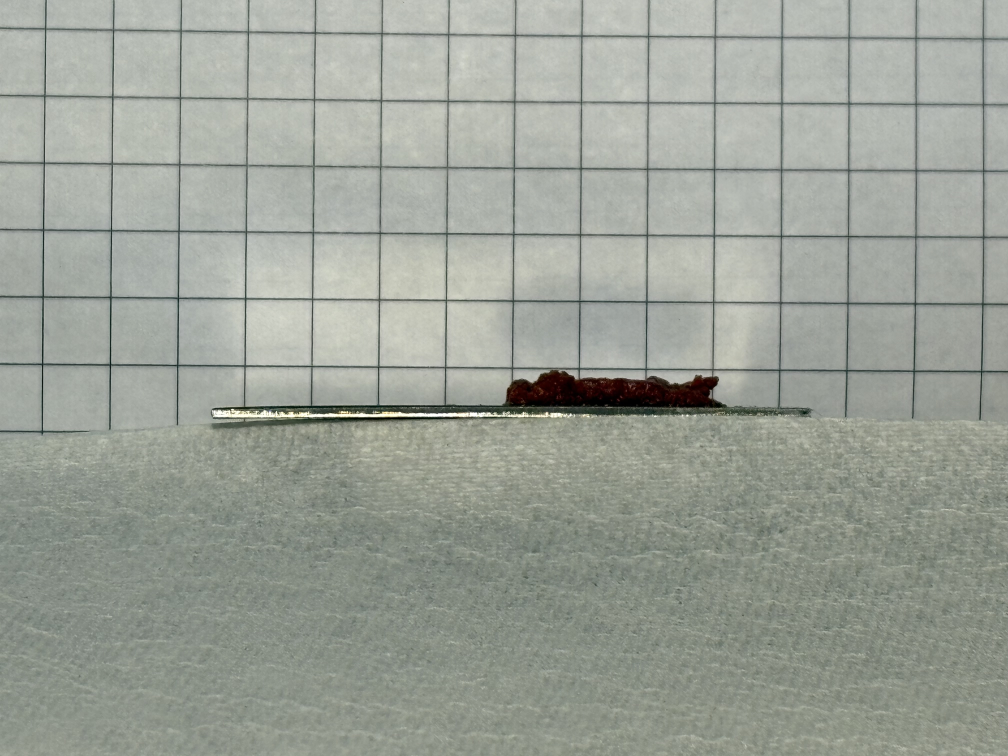
#> input picture data/raw/real_stain_images_3/IMG_2652.jpg, 4032 x 3024 px (shown at 1/4 size)
$ python -i measure_stain_shrinkage.py   (imports and definitions only)
#> lines starting #> are read from the running program, lines starting #| are printed output that depends on the picture; after the words box and inside, x2 and y2 are one past the last pixel; in counts of white or black regions, pixels touching at a corner belong together
#> further down, picture is the input picture: shape (3024, 4032, 3); mean B, G, R 151.1, 160.2, 154.9
import csv
import argparse
import re
import statistics
from pathlib import Path

import cv2
import numpy as np


INPUT_ROOT = Path("analysis_data/Visualization-PusherV3")
OUTPUT_ROOT = Path("analysis_results")
ROI = (450, 400, 1550, 780)


def stain_bbox(image):
    x0, y0, x1, y1 = ROI
    blue, green, red = cv2.split(image)
    mask = (
        (red.astype(np.int16) > green.astype(np.int16) + 35)
        & (red.astype(np.int16) > blue.astype(np.int16) + 35)
        & (red > 50)
    ).astype(np.uint8) * 255
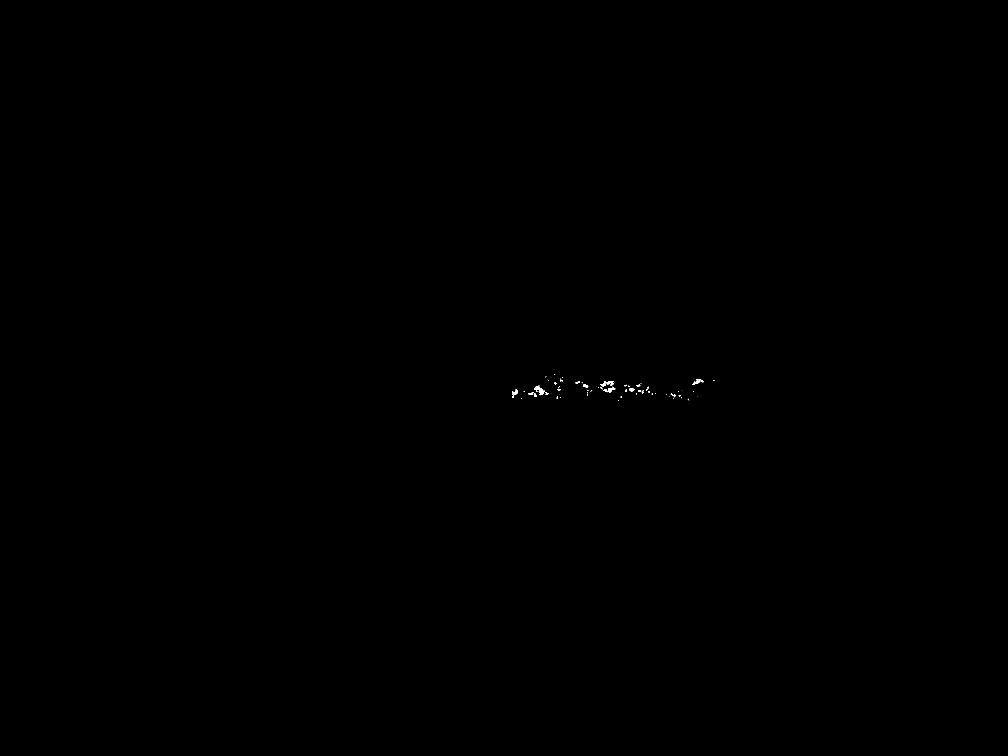
#> mask: shape (3024, 4032) (shown at 1/4 size); 0.03% white; 80 white regions (46 under 20 px), largest, box (x1, y1, x2, y2) and area: (2136, 1544, 2180, 1581) 599, (2432, 1548, 2461, 1570) 272, (2048, 1557, 2072, 1582) 257
    restricted = np.zeros_like(mask)
    restricted[y0:y1, x0:x1] = mask[y0:y1, x0:x1]
#> restricted: shape (3024, 4032); every value is 0
    kernel = np.ones((3, 3), np.uint8)
    restricted = cv2.morphologyEx(restricted, cv2.MORPH_OPEN, kernel)
    restricted = cv2.morphologyEx(restricted, cv2.MORPH_CLOSE, kernel)
    count, labels, stats, _ = cv2.connectedComponentsWithStats(restricted)
#> labels: shape (3024, 4032) int32; every value is 0
#> count = 1; stats = [[0, 0, 4032, 3024, 12192768]]
    if count <= 1:
        return None
    index = 1 + int(np.argmax(stats[1:, cv2.CC_STAT_AREA]))
    x, y, width, height, area = stats[index]
    return int(x), int(y), int(width), int(height), int(area)


# [19 lines left out: functions read_frame, annotate, not called in this run]


def video_sort_key(video_path):
    numbers = re.findall(r"\d+", video_path.stem)
    return tuple(int(number) for number in numbers), video_path.name.lower()


# [84 lines left out: functions find_videos, main, not called in this run]


# [2 lines not run here, left out]

>>> import cv2
>>> picture = cv2.imread('../data/raw/real_stain_images_3/IMG_2652.jpg')
>>> result = stain_bbox(picture)

$ run again, on data/raw/real_stain_images_3/IMG_2653.jpg
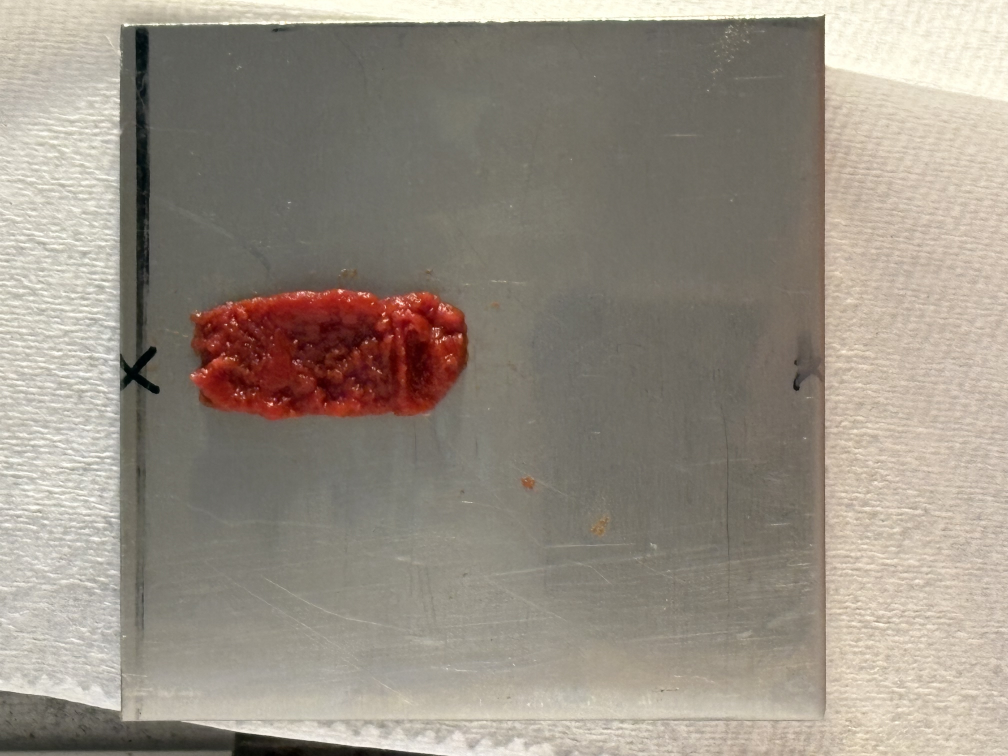
#> input picture data/raw/real_stain_images_3/IMG_2653.jpg, 4032 x 3024 px (shown at 1/4 size)
#> picture is the input picture: shape (3024, 4032, 3); mean B, G, R 131.9, 143.5, 152.1
#> in stain_bbox, `blue, green, red = cv2.split(image)`:
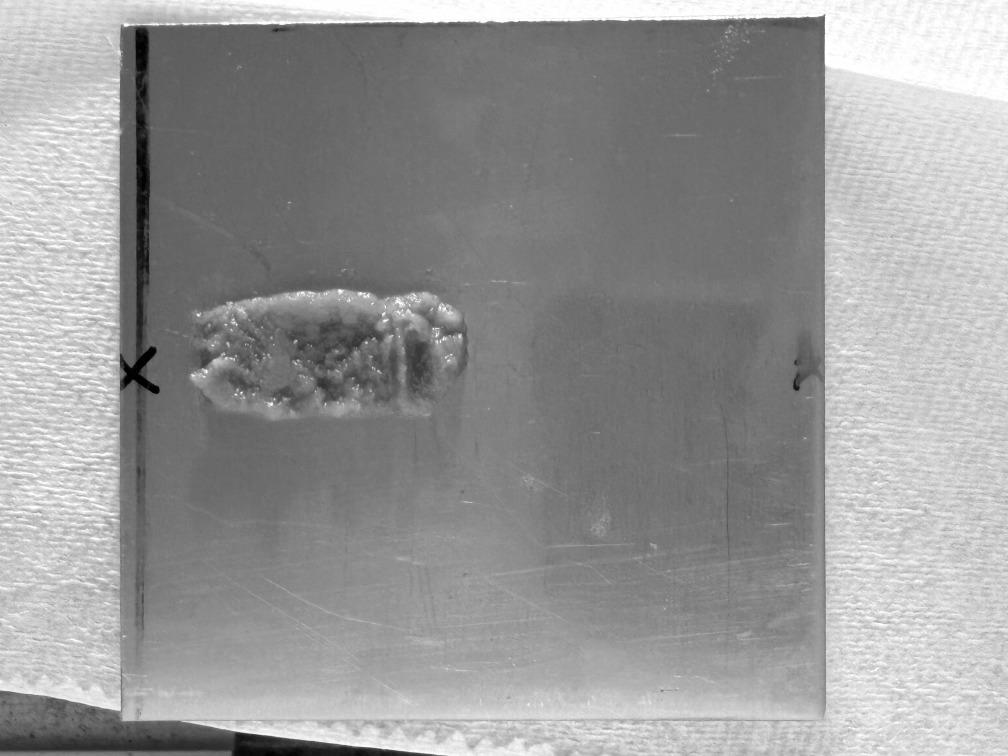
#> red: shape (3024, 4032) (shown at 1/4 size); min 0, max 255, mean 152.1
#> in stain_bbox, `mask = ( (red.astype(np.int16) > green.astype(np.int16) + 35) & (red.a..`:
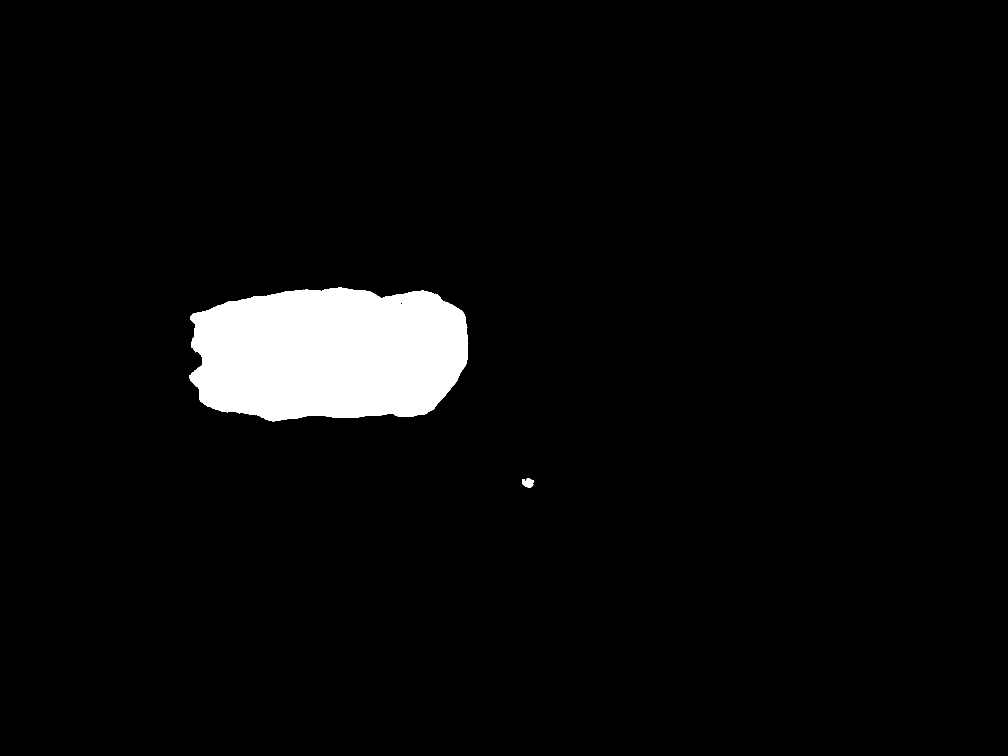
#> mask: shape (3024, 4032) (shown at 1/4 size); 4.1% white; 6 white regions (4 under 20 px), largest, box (x1, y1, x2, y2) and area: (758, 1150, 1873, 1685) 500785, (2089, 1912, 2136, 1951) 1229
#> restricted: shape (3024, 4032); every value is 0
#> labels: shape (3024, 4032) int32; every value is 0
#> count = 1; stats = [[0, 0, 4032, 3024, 12192768]]

$ run again, on data/raw/real_stain_images_3/IMG_2656.jpg
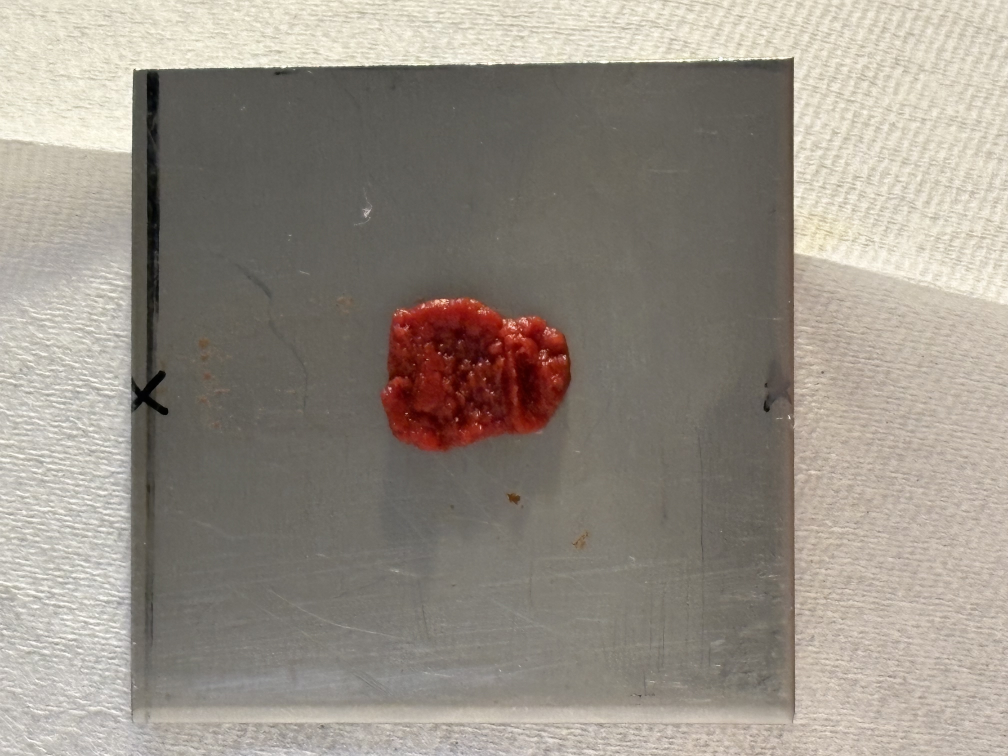
#> input picture data/raw/real_stain_images_3/IMG_2656.jpg, 4032 x 3024 px (shown at 1/4 size)
#> picture is the input picture: shape (3024, 4032, 3); mean B, G, R 134, 143.8, 151.3
#> in stain_bbox, `blue, green, red = cv2.split(image)`:
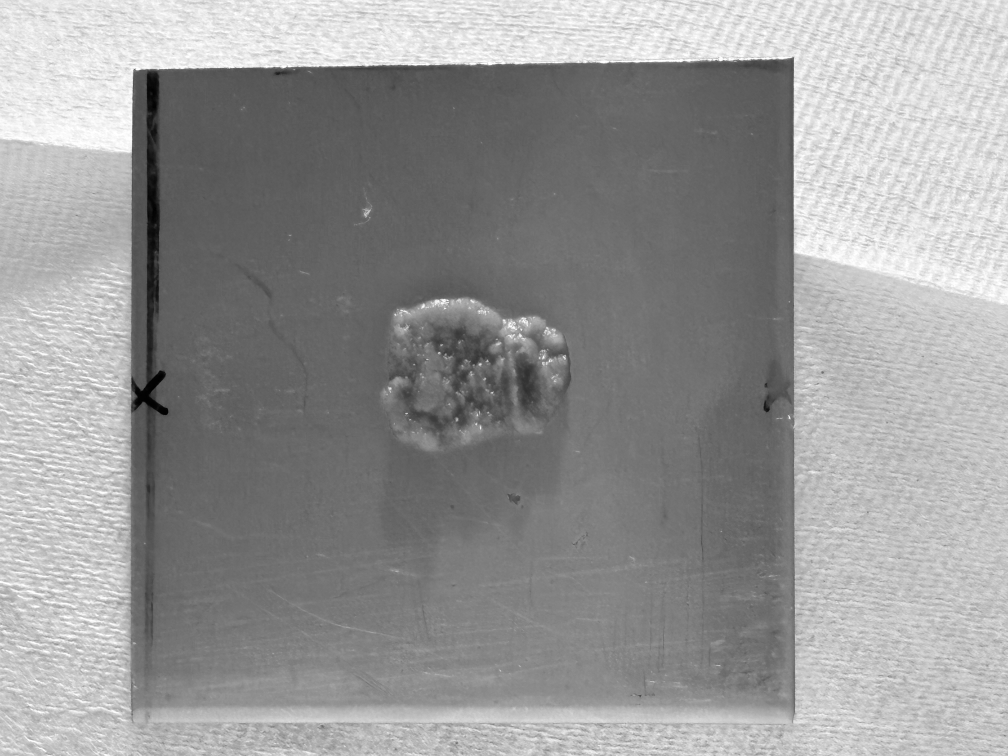
#> red: shape (3024, 4032) (shown at 1/4 size); min 0, max 255, mean 151.3
#> in stain_bbox, `mask = ( (red.astype(np.int16) > green.astype(np.int16) + 35) & (red.a..`:
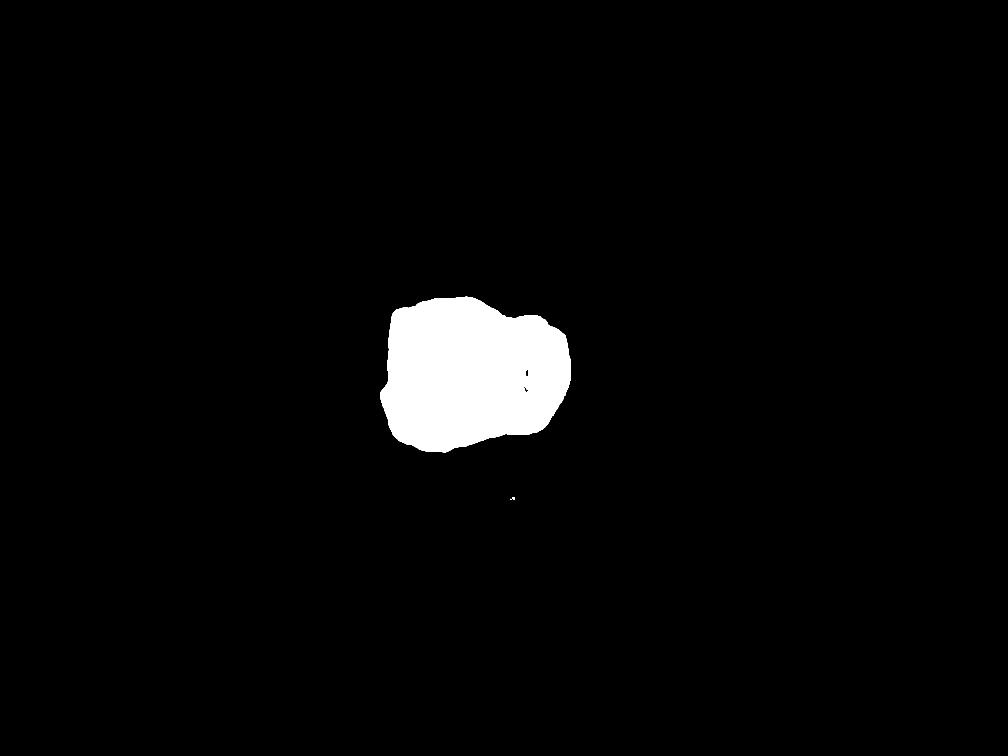
#> mask: shape (3024, 4032) (shown at 1/4 size); 3% white; 4 white regions (2 under 20 px), largest, box (x1, y1, x2, y2) and area: (1520, 1187, 2284, 1810) 370093, (2048, 1989, 2060, 1999) 77
#> restricted: shape (3024, 4032); every value is 0
#> labels: shape (3024, 4032) int32; every value is 0
#> count = 1; stats = [[0, 0, 4032, 3024, 12192768]]
